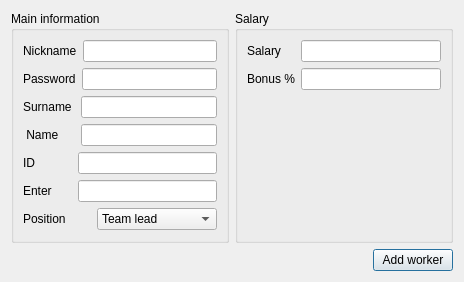
<?xml version="1.0" encoding="UTF-8"?>
<ui version="4.0">
 <class>AddWorker</class>
 <widget class="QDialog" name="AddWorker">
  <property name="geometry">
   <rect>
    <x>0</x>
    <y>0</y>
    <width>464</width>
    <height>282</height>
   </rect>
  </property>
  <property name="windowTitle">
   <string>Dialog</string>
  </property>
  <layout class="QGridLayout" name="gridLayout_3">
   <item row="0" column="1">
    <widget class="QGroupBox" name="groupBox_2">
     <property name="title">
      <string>Salary</string>
     </property>
     <layout class="QGridLayout" name="gridLayout_2">
      <item row="0" column="0">
       <layout class="QVBoxLayout" name="verticalLayout_2">
        <item>
         <layout class="QHBoxLayout" name="horizontalLayout_8">
          <item>
           <widget class="QLabel" name="label_6">
            <property name="text">
             <string>Salary    </string>
            </property>
           </widget>
          </item>
          <item>
           <widget class="QLineEdit" name="salary">
            <property name="inputMask">
             <string/>
            </property>
           </widget>
          </item>
         </layout>
        </item>
        <item>
         <layout class="QHBoxLayout" name="horizontalLayout_9">
          <item>
           <widget class="QLabel" name="label_7">
            <property name="text">
             <string>Bonus %</string>
            </property>
           </widget>
          </item>
          <item>
           <widget class="QLineEdit" name="bonus">
            <property name="inputMask">
             <string/>
            </property>
           </widget>
          </item>
         </layout>
        </item>
        <item>
         <layout class="QHBoxLayout" name="horizontalLayout_13"/>
        </item>
       </layout>
      </item>
      <item row="1" column="0">
       <spacer name="verticalSpacer_2">
        <property name="orientation">
         <enum>Qt::Vertical</enum>
        </property>
        <property name="sizeHint" stdset="0">
         <size>
          <width>20</width>
          <height>40</height>
         </size>
        </property>
       </spacer>
      </item>
     </layout>
    </widget>
   </item>
   <item row="1" column="1">
    <layout class="QHBoxLayout" name="horizontalLayout">
     <item>
      <spacer name="horizontalSpacer">
       <property name="orientation">
        <enum>Qt::Horizontal</enum>
       </property>
       <property name="sizeHint" stdset="0">
        <size>
         <width>40</width>
         <height>20</height>
        </size>
       </property>
      </spacer>
     </item>
     <item>
      <widget class="QPushButton" name="addWorker">
       <property name="text">
        <string>Add worker</string>
       </property>
      </widget>
     </item>
    </layout>
   </item>
   <item row="0" column="0">
    <widget class="QGroupBox" name="groupBox">
     <property name="title">
      <string>Main information</string>
     </property>
     <layout class="QGridLayout" name="gridLayout">
      <item row="0" column="0">
       <layout class="QVBoxLayout" name="verticalLayout_3">
        <item>
         <layout class="QVBoxLayout" name="verticalLayout">
          <item>
           <layout class="QHBoxLayout" name="horizontalLayout_3">
            <item>
             <widget class="QLabel" name="label">
              <property name="text">
               <string>Nickname</string>
              </property>
             </widget>
            </item>
            <item>
             <widget class="QLineEdit" name="nickName">
              <property name="inputMask">
               <string/>
              </property>
             </widget>
            </item>
           </layout>
          </item>
          <item>
           <layout class="QHBoxLayout" name="horizontalLayout_4">
            <item>
             <widget class="QLabel" name="label_8">
              <property name="text">
               <string>Password</string>
              </property>
             </widget>
            </item>
            <item>
             <widget class="QLineEdit" name="password">
              <property name="inputMask">
               <string/>
              </property>
             </widget>
            </item>
           </layout>
          </item>
          <item>
           <layout class="QHBoxLayout" name="horizontalLayout_2">
            <item>
             <widget class="QLabel" name="label_2">
              <property name="text">
               <string>Surname </string>
              </property>
             </widget>
            </item>
            <item>
             <widget class="QLineEdit" name="surname">
              <property name="inputMask">
               <string/>
              </property>
             </widget>
            </item>
           </layout>
          </item>
          <item>
           <layout class="QHBoxLayout" name="horizontalLayout_5">
            <item>
             <widget class="QLabel" name="label_3">
              <property name="text">
               <string> Name     </string>
              </property>
             </widget>
            </item>
            <item>
             <widget class="QLineEdit" name="name">
              <property name="inputMask">
               <string/>
              </property>
             </widget>
            </item>
           </layout>
          </item>
          <item>
           <layout class="QHBoxLayout" name="horizontalLayout_10">
            <item>
             <widget class="QLabel" name="label_9">
              <property name="text">
               <string>ID           </string>
              </property>
             </widget>
            </item>
            <item>
             <widget class="QLineEdit" name="ID">
              <property name="inputMask">
               <string/>
              </property>
             </widget>
            </item>
           </layout>
          </item>
          <item>
           <layout class="QHBoxLayout" name="horizontalLayout_6">
            <item>
             <widget class="QLabel" name="label_4">
              <property name="text">
               <string>Enter      </string>
              </property>
             </widget>
            </item>
            <item>
             <widget class="QLineEdit" name="enterDate">
              <property name="text">
               <string/>
              </property>
              <property name="readOnly">
               <bool>true</bool>
              </property>
             </widget>
            </item>
           </layout>
          </item>
          <item>
           <layout class="QHBoxLayout" name="horizontalLayout_7">
            <item>
             <widget class="QLabel" name="label_5">
              <property name="text">
               <string>Position</string>
              </property>
             </widget>
            </item>
            <item>
             <widget class="QComboBox" name="position">
              <item>
               <property name="text">
                <string>Team lead</string>
               </property>
              </item>
              <item>
               <property name="text">
                <string>Project manager</string>
               </property>
              </item>
              <item>
               <property name="text">
                <string>IT-Director</string>
               </property>
              </item>
             </widget>
            </item>
           </layout>
          </item>
         </layout>
        </item>
        <item>
         <spacer name="verticalSpacer">
          <property name="orientation">
           <enum>Qt::Vertical</enum>
          </property>
          <property name="sizeHint" stdset="0">
           <size>
            <width>20</width>
            <height>40</height>
           </size>
          </property>
         </spacer>
        </item>
       </layout>
      </item>
     </layout>
    </widget>
   </item>
  </layout>
 </widget>
 <resources/>
 <connections/>
</ui>
